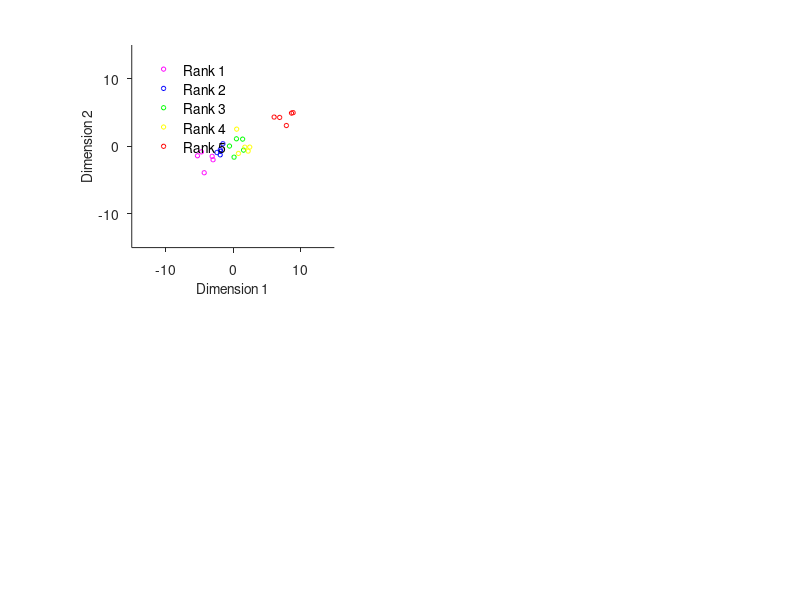

This chart was generated by the following MATLAB code: (Note: this script raises an error after producing the figure.)
clear all
addpath(genpath('./'))
FontSize=10;

%set the situation of the classification problem in the demo.
numClass=5;
numSampleForEachClass=5;
centerForEachClass=[-2 -1 0 1 4];
numFeatureDims=100;

%make data for validation
feature=[];
label=[];
for index_class=1:numClass
    temporal_feature=zeros(numSampleForEachClass,numFeatureDims);
    temporal_feature(:,1)=centerForEachClass(index_class).*2;
    temporal_feature(:,2)=centerForEachClass(index_class).*1;
    feature=[feature;temporal_feature];
    label=[label;ones(numSampleForEachClass,1).*index_class];
end
feature4training=feature+randn(size(feature)).*1;
feature4test=feature+randn(size(feature)).*1;

%make the scatter plot in the feature space
%the first and second dimension have information for classifcation, other
%dimensions are irrelevant.
%Classifiers must ignore irrelevant dimensions for good classifications
figure
subplot(2,2,1)
hold on
for index_class=1:5
    switch index_class
        case 1
            str4color='m';
        case 2
            str4color='b';
        case 3
            str4color='g';
        case 4
            str4color='y';
        case 5
            str4color='r';
    end
    handle4legend(index_class)=scatter(feature4training(label==index_class,1),feature4training(label==index_class,2),10,str4color); 
end
hold off
handle4legend=legend(handle4legend,{'Rank 1','Rank 2','Rank 3','Rank 4','Rank 5'});
set(handle4legend,'Box','off','FontSize',FontSize,'Location','NorthWest')
set(gca,'Box','off','TickDir','out','TickLength',[0.02 0.02])
xlim([-15 15])
ylim([-15 15])
xlabel('Dimension 1','FontSize',FontSize)
ylabel('Dimension 2','FontSize',FontSize)
set(gca,'XTick',[-100:10:100],'FontSize',FontSize)
set(gca,'YTick',[-100:10:100],'FontSize',FontSize)
axis square


%Training of sparse ordianl logistic regression
model=SOLRtrain(feature4training,label);
%Prediction for test data
[predictedLabel_solr P]=SOLRpredict(feature4test,model);
score4SOLR=(sum(predictedLabel_solr==label)./length(predictedLabel_solr)).*100;

%plot the weights obtained
subplot(2,2,3)
bar(model.beta)
xlabel('Feature dimension','FontSize',FontSize)
ylabel('Weight value','FontSize',FontSize)
set(gca,'XTick',[1 20:20:numFeatureDims],'FontSize',FontSize)
set(gca,'YTick',[0:1:10],'FontSize',FontSize)
xlim([0 numFeatureDims+1])
ylim([0 max(model.beta)+0.1])
set(gca,'Box','off','TickDir','out','TickLength',[0.02 0.02])



%plot the accuracy
subplot(2,2,4)
bar([score4SOLR])
ylabel('% correct','FontSize',FontSize)
xlabel('SOLR', 'FontSize', FontSize)
set(gca,'YTick',[0:25:100],'FontSize',FontSize)
set(gca,'XTick',[])
xlim([0 2])
ylim([0 100])
set(gca,'Box','off','TickDir','out','TickLength',[0.02 0.02])

saveas(gcf,'figDemoSOLR_20171227.png','png')
